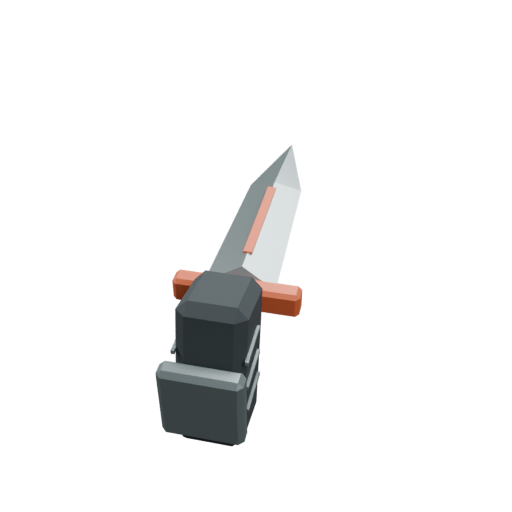
#> input picture assets/weapons/generic/knife.png, 512 x 512 px
$ python contact_sheet.py
#> lines starting #> are read from the running program, lines starting #| are printed output that depends on the picture
"""Create a labeled checkerboard contact sheet and report sprite alpha bounds.

Run with Python 3 and Pillow after build.py.
"""
from pathlib import Path
from PIL import Image, ImageDraw, ImageFont

HERE = Path(__file__).resolve().parent
NAMES = ('knife', 'pistol', 'smg', 'assault_rifle', 'sniper_rifle', 'rocket_launcher')
tile, label, gap = 360, 34, 16
sheet = Image.new('RGB', (gap + 3*(tile+gap), gap + 2*(tile+label+gap)), '#111c23')
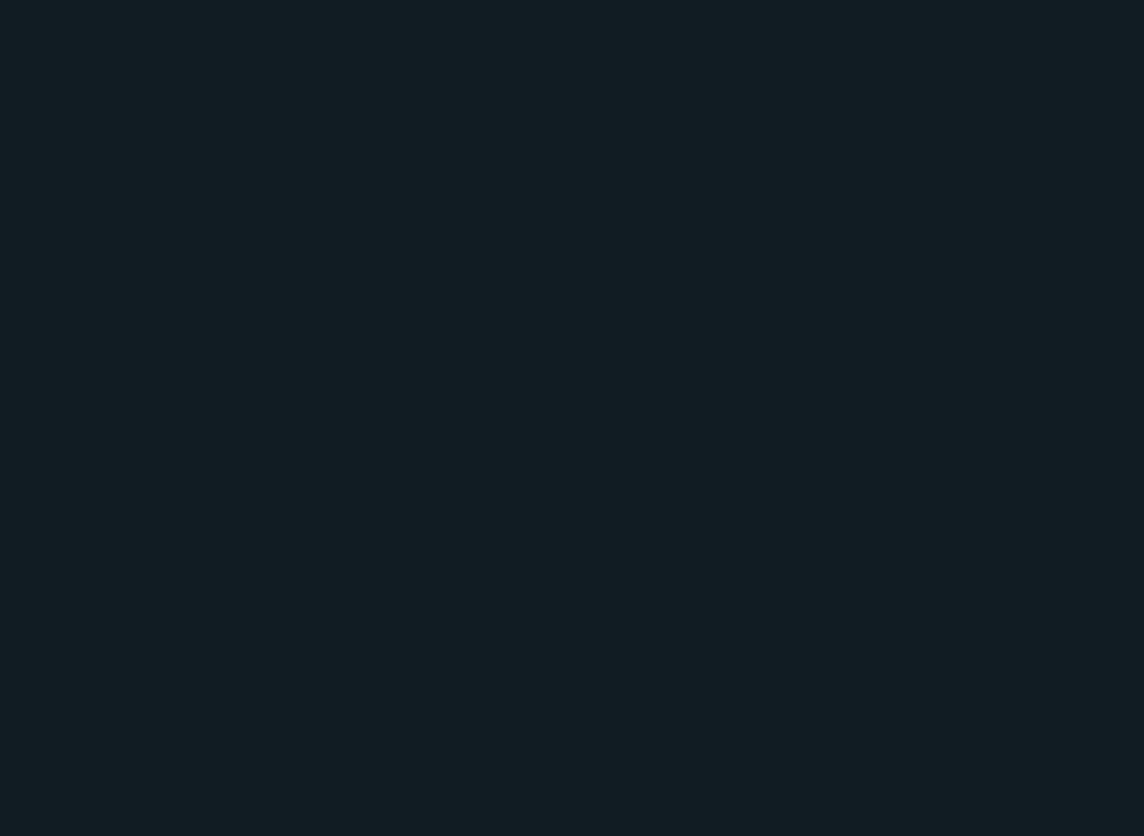
#> sheet: PIL image 1144x836 RGB; mean R, G, B 17, 28, 35
draw = ImageDraw.Draw(sheet)
try:
    font = ImageFont.truetype('/usr/share/fonts/truetype/dejavu/DejaVuSans-Bold.ttf', 17)
except OSError:
    font = ImageFont.load_default()
for i, name in enumerate(NAMES):
    image = Image.open(HERE / (name + '.png')).convert('RGBA')
#> image is the input picture: PIL image 512x512 RGBA; mean R, G, B, A 10.7, 10.7, 10.6, 22.2
    assert image.size == (512, 512), name
    alpha = image.getchannel('A')
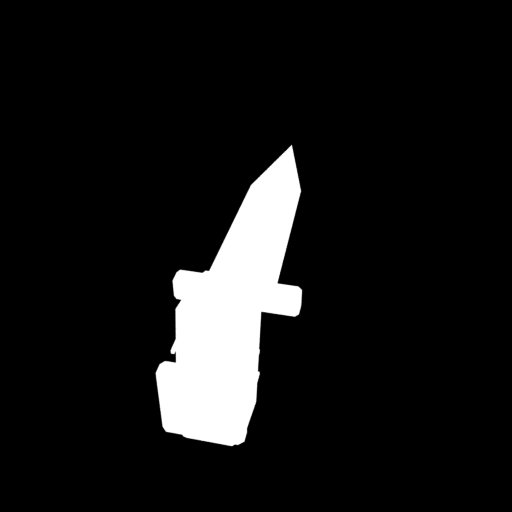
#> alpha: PIL image 512x512 L; min 0, max 255, mean 22.2
    bbox = alpha.point(lambda x: 255 if x >= 16 else 0).getbbox()
#> bbox = (155, 144, 303, 447)
    assert bbox and bbox[0] > 0 and bbox[1] > 0 and bbox[2] < 512 and bbox[3] < 512, (name, bbox)
    print(name, 'alpha>=16 bounds:', bbox)
#| knife alpha>=16 bounds: (155, 144, 303, 447)
    x, y = gap + (i % 3)*(tile+gap), gap + (i // 3)*(tile+label+gap)
    for yy in range(0,tile,24):
        for xx in range(0,tile,24):
            color = '#26343b' if ((xx//24)+(yy//24))%2 else '#202c33'
            draw.rectangle((x+xx,y+yy,x+xx+23,y+yy+23), fill=color)
    image.thumbnail((tile,tile), Image.Resampling.LANCZOS)
#> image: PIL image 360x360 RGBA
    sheet.paste(image,(x,y),image)
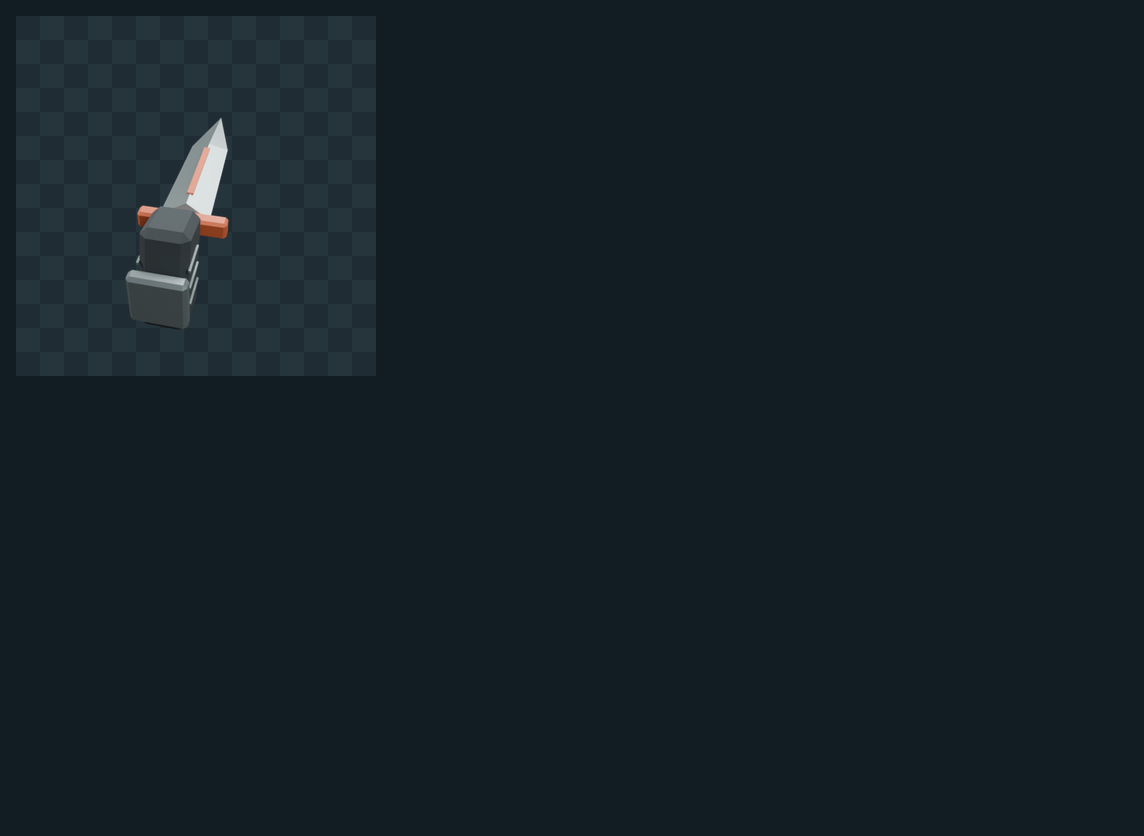
#> sheet: PIL image 1144x836 RGB; mean R, G, B 20.4, 31.5, 38.4
    draw.text((x+8,y+tile+7),name.replace('_',' ').upper(),font=font,fill='#e8ded0')
#> pass 2 of the loop `for i, name in enumerate(NAMES):`:
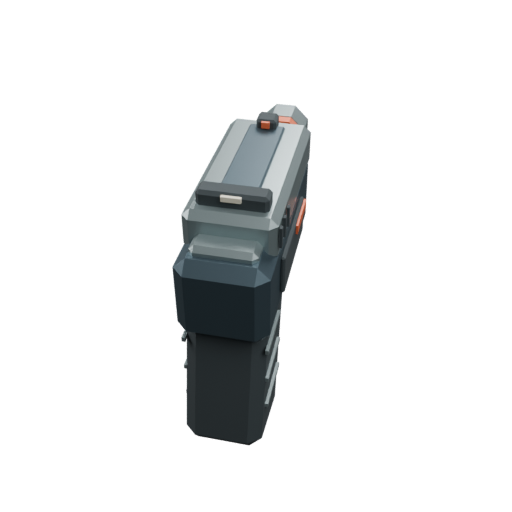
#> input picture assets/weapons/generic/pistol.png, 512 x 512 px
#> image is the input picture: PIL image 512x512 RGBA; mean R, G, B, A 10.4, 11.4, 11.8, 31.7
#> `alpha = image.getchannel('A')`:
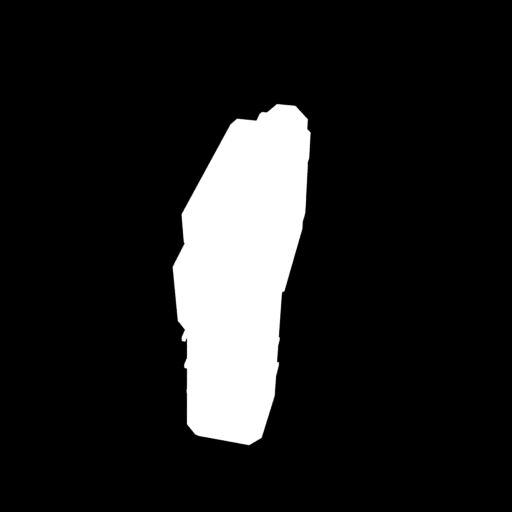
#> alpha: PIL image 512x512 L; min 0, max 255, mean 31.7
#> bbox = (172, 104, 311, 446)
#| pistol alpha>=16 bounds: (172, 104, 311, 446)
#> image: PIL image 360x360 RGBA
#> `sheet.paste(image,(x,y),image)`:
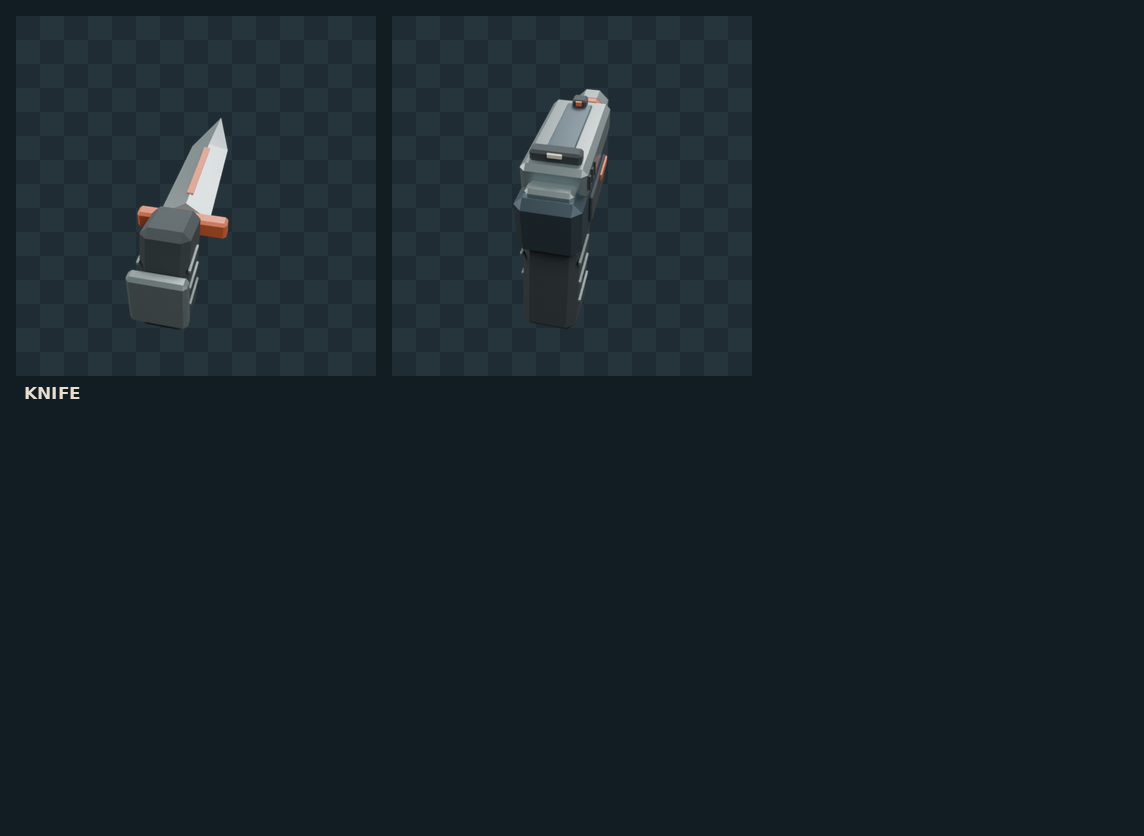
#> sheet: PIL image 1144x836 RGB; mean R, G, B 23.6, 34.9, 41.8
#> (the run stopped early here; a loop or call above may not have finished)
